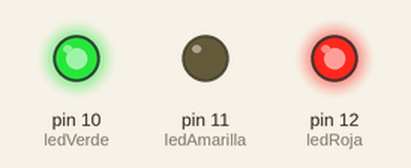
Recording of a sketch running on a simulated Arduino Uno, built with avr-gcc and run on an emulated ATmega328P. Parts: output pins drawn as LEDs (lit = HIGH).

Above: at 0.06 s.
At 2.62 s:
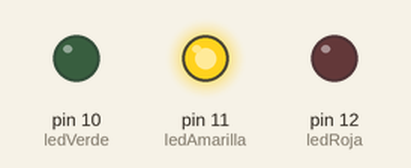
At 4.87 s:
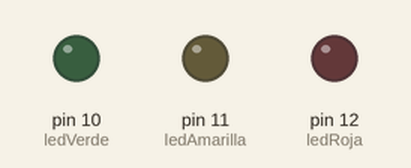
Timing chart, 0 to 6.5 s (numbered marks = the images above):
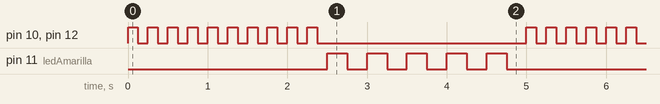

The sketch:

01-LucesDeFeria1.ino
```cpp
/*
Nuestras luces ya no son un semáforo, ahora son una feria. Escribir un programa para que parpadeen todos los leds (los verdes, amarillo y rojos) por turnos. El orden de parpadeo y la frecuencia son libres.
Como bola extra, tratar de que parpadeen por grupos. El objetivo de la tarea y la bola extra es tratar de entender bien el orden en que se realizan las instrucciones.
*/

int ledVerde = 10;
int ledAmarilla = 11;
int ledRoja = 12;

void setup()
{
    pinMode(ledVerde, OUTPUT);
    pinMode(ledAmarilla, OUTPUT);
    pinMode(ledRoja, OUTPUT);
}

void loop()
{
    // Luz verde y roja se repiten 10 veces al mismo tiempo
    for (int i = 0; i < 10; i++)
    {
        digitalWrite(ledVerde, HIGH);
        digitalWrite(ledRoja, HIGH);
        delay(125);

        digitalWrite(ledVerde, LOW);
        digitalWrite(ledRoja, LOW);
        delay(125);
    }

    // Cuando se paran las luces verdes y rojas, la luz amarilla se repite 5 veces la mitad de rápido
    for (int j = 1; j <= 5; j = j + 1)
    {
        digitalWrite(ledAmarilla, HIGH);
        delay(250);

        digitalWrite(ledAmarilla, LOW);
        delay(250);
    }
}
```

Measured:
- by itself, pin 10 (ledVerde), pin 12 (ledRoja): repeats every 5.0 s: 9 × (LOW 0.13 s, HIGH 0.13 s), LOW 2.6 s, HIGH 0.13 s
- by itself, pin 11 (ledAmarilla): repeats every 5.0 s: 4 × (LOW 0.25 s, HIGH 0.25 s), LOW 2.8 s, HIGH 0.25 s
- by itself, everything shown: repeats every 5.0 s, in 30 steps
